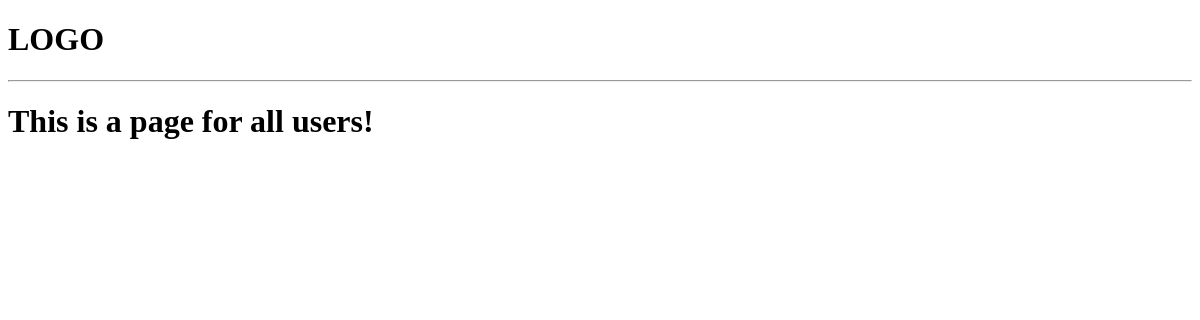
The app's page /profiles/, older data.
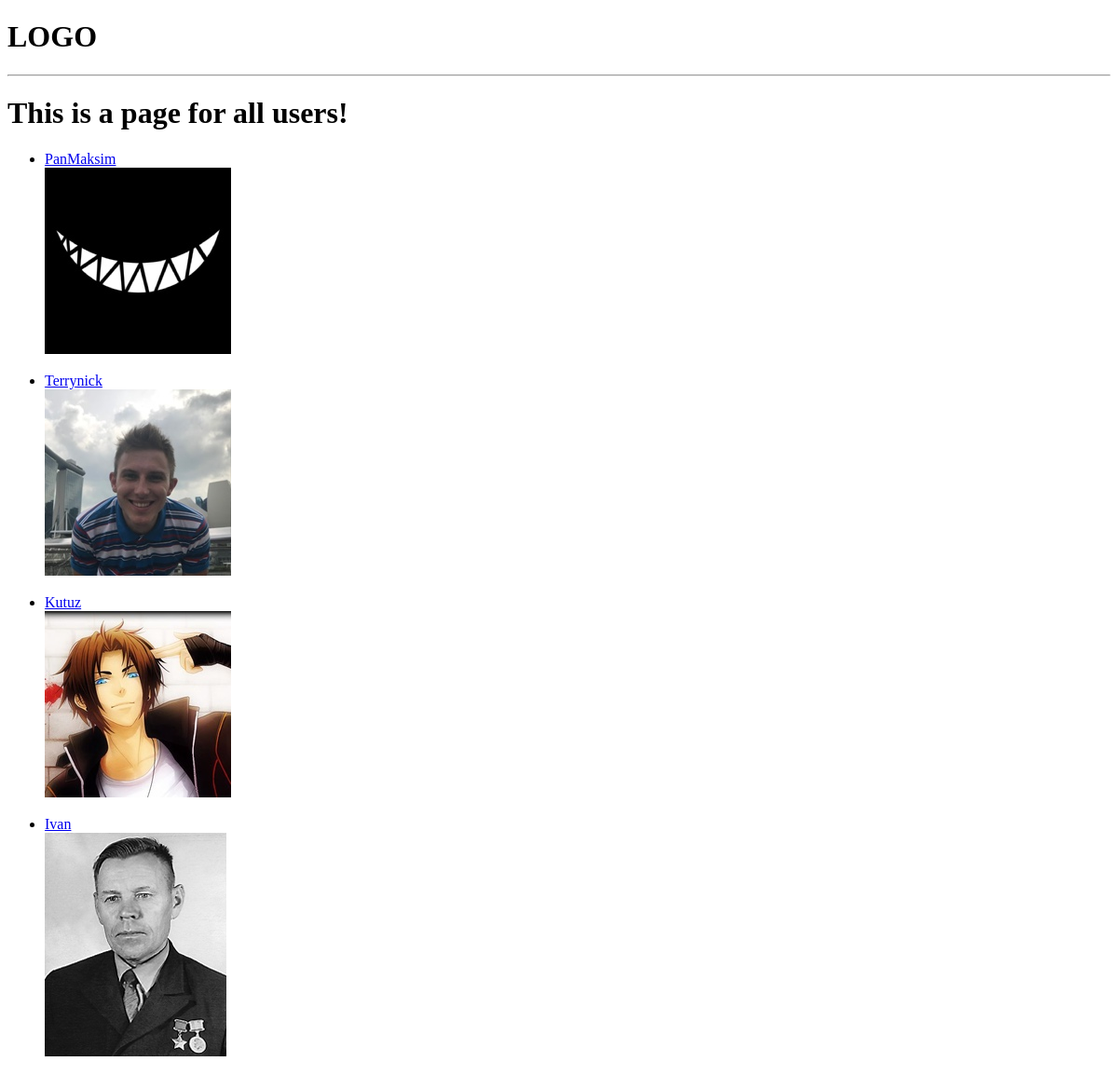
The same page, newer data.
### users/models.py (models this page shows, shortened)
class Profile(models.Model):
    user = models.OneToOneField(User, on_delete=models.CASCADE, null=True, blank=True)
    first_name = models.CharField(max_length=50, null=True, blank=True)
    last_name = models.CharField(max_length=50, null=True, blank=True)
    nickname = models.CharField(max_length=100, null=False, blank=False)
    email = models.EmailField(max_length=200, null=False, blank=False)
    created = models.DateTimeField(auto_now_add=True)
    location = models.CharField(max_length=200, blank=True, null=True)
    short_intro = models.CharField(max_length=200, blank=True, null=True)
    bio = models.TextField(blank=True, null=True)
    profile_image = models.ImageField(null=True, blank=True) # (upload_to='profiles/', default='profiles/user-default.png')
    social_network = models.CharField(max_length=200, blank=True, null=True)
    id = models.UUIDField(default=uuid.uuid4, unique=True, primary_key=True, editable=False)
    class Meta:
        ordering = ['created']

### users/views.py (the view)
# urls.py: path('profiles/', views.profiles, name='profiles'),
def profiles(request):
    profiles = Profile.objects.all()
    context = {'profiles': profiles}
    return render(request, 'users/profiles.html', context)

### users/templates/users/profiles.html
{% extends 'main.html' %}
{% block content %}
    <h1>This is a page for all users!</h1>
    {% for profile in profiles %}
        <ul>
            <li><a href="{% url 'profile' profile.id %}">{{profile.nickname}}</a></li>
            {% load static %}
            <img src="{% static 'users/' %}{{profile.profile_image}}" alt="My image">
        </ul>
    {% endfor %}
{% endblock content %}

### templates/main.html (shortened to what this page needs)
<!DOCTYPE html>
<html>
<head>
</head>
<body>
    <h1>LOGO</h1>
    <hr>
    {% block content %}
    {% endblock content %}
</body>
</html>

Row changes from the older to the newer data that the page shows:
added Profile: nickname "PanMaksim", profile_image (picture)
added Profile: nickname "Terrynick", profile_image (picture)
added Profile: nickname "Kutuz", profile_image (picture)
added Profile: nickname "Ivan", profile_image (picture)
